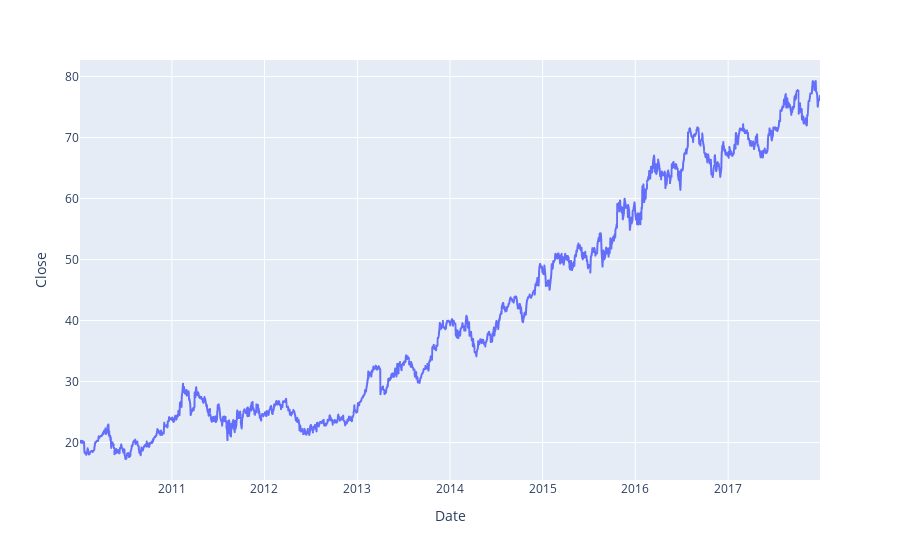

Notebook code cell kept with this figure:
### Code cell
actual = px.line(ts.Close, x=ts.index, y="Close")
actual.show()

### Figure 1 — Plotly figure (JSON) as saved in the notebook; plotly's stock layout.template omitted (floating-point values rounded to 4 significant figures; data arrays with more than 128 entries replaced by an {"elided": "..."} marker saying what was removed)
{"data": [{"hovertemplate": "Date=%{x}<br>Close=%{y}<extra></extra>", "legendgroup": "", "line": {"color": "#636efa", "dash": "solid"}, "mode": "lines", "name": "", "showlegend": false, "type": "scattergl", "x": {"elided": "2013 str values"}, "xaxis": "x", "y": {"elided": "2013 float values"}, "yaxis": "y"}], "layout": {"legend": {"tracegroupgap": 0}, "margin": {"t": 60}, "xaxis": {"anchor": "y", "domain": [0, 1], "title": {"text": "Date"}}, "yaxis": {"anchor": "x", "domain": [0, 1], "title": {"text": "Close"}}}}
